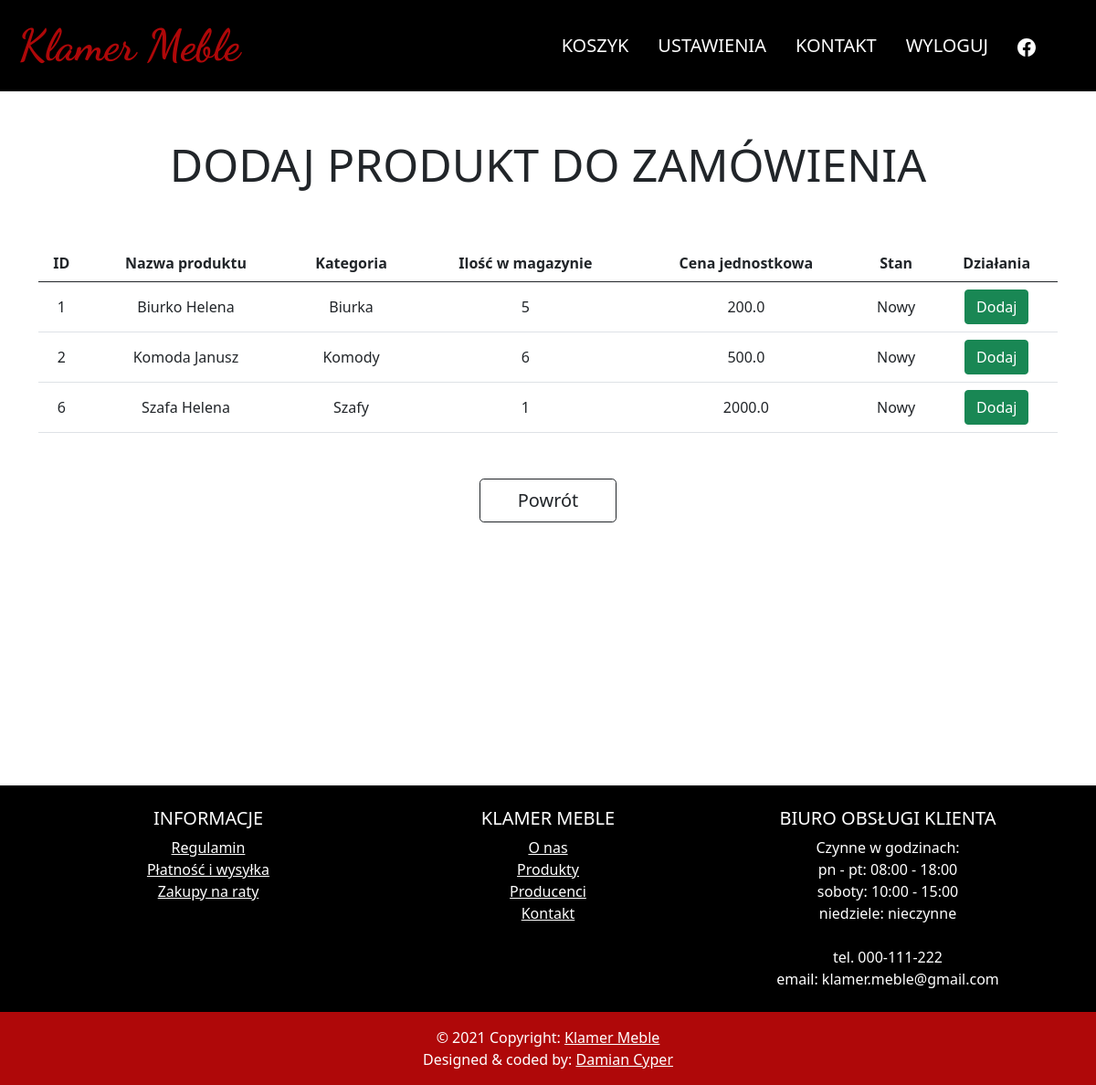
Page /settings/order_archive/edit/add/88496O (signed in) on the committed database.
### store/models.py (models this page shows, shortened)
class Furniture(models.Model):
    name = models.CharField(max_length=255)
    type = models.ForeignKey(FurnitureType, on_delete=models.CASCADE)
    state = models.CharField(choices=STATE, default='new', max_length=20)
    price = models.FloatField(default=200)
    origin = models.CharField(max_length=255)
    material = models.CharField(max_length=255)
    amount = models.IntegerField(default=0)
    description = models.TextField()
    warranty_time = models.IntegerField(default=0)
    discount = models.IntegerField(default=0)
    height = models.IntegerField()
    width = models.IntegerField()
    depth = models.IntegerField()
    rating = models.IntegerField(default=0)
    url1 = models.URLField(default='', blank=True)
    url2 = models.URLField(default='', blank=True)
    url3 = models.URLField(default='', blank=True)

class FurnitureType(models.Model):
    name = models.CharField(max_length=255)
    url = models.URLField(default='', blank=True)
    def __str__(self):
        return str(self.name)

### store/views.py (the view)
# urls.py: path('settings/order_archive/edit/add/<str:pk>', staff_member_required(AddProductToOrder.as_view(template_name='order_edit_add.html')), name='order_edit_add'),
class AddProductToOrder(LoginRequiredMixin, generic.ListView):
    model = Furniture
    def get_queryset(self):
        furniture = super().get_queryset()
        order = Order.objects.get(order_nr=self.kwargs['pk'])
        id_list = []
        for p in order.products.all():
            id_list.append(p.product.id)
        furniture = furniture.exclude(id__in=id_list)
        return furniture
    def get_context_data(self, **kwargs):
        context = super().get_context_data(**kwargs)
        context['order_id'] = self.kwargs['pk']
        return context

### store/templates/order_edit_add.html (shortened to what this page needs)
{% extends 'navMenu.html' %}
{% block additional %}
    {% load static %}
    <link href="{% static 'store/archive_orders.css' %}" rel="stylesheet">
{% endblock %}
{% block main %}
    <div class="container">
        <h3>Dodaj produkt do zamówienia</h3>
    </div>
    <div class="container" style="min-height: 74vh; margin: 0 auto;">
        <div id="actual">
            <table class="table align-middle">
              <thead style="text-align: center;">
                  <tr>
                      <th>ID</th>
                      <th>Nazwa produktu</th>
                      <th>Kategoria</th>
                      <th>Ilość w magazynie</th>
                      <th>Cena jednostkowa</th>
                      <th>Stan</th>
                      <th>Działania</th>
                  </tr>
              </thead>
              <tbody>
                  {% for product in object_list %}
                    {% if product.amount > 0 %}
                    <tr>
                        <td>{{product.id}}</td>
                        <td>{{product.name}}</td>
                        <td>{{product.type}}</td>
                        <td>{{product.amount}}</td>
                        <td>{{product.price}}</td>
                        <td>
                            {% if product.state == 'new' %}
                                Nowy
                            {% else %}
                                Używany
                            {% endif %}
                        </td>
                        <td id="add_td">
                            <a id="add" onclick="check()" class="btn btn-success" href="{% url 'add_to_order' order_id product.id %}">Dodaj</a>
                        </td>
                    </tr>
                  {% endif %}
                  {% endfor %}
              </tbody>
            </table>
        </div>
        <a type="button" class="btn btn-lg btn-outline-dark" href="/settings/order_archive/edit/{{order_id}}" id="go_back">Powrót</a>
    </div>
{% endblock %}

### store/static/store/archive_orders.css (style rules this page uses)
#go_back { margin: 50px auto; display: block; width: 150px; }
h3 { text-transform: uppercase; font-size: 50px!important; text-align: center; padding: 50px 0; }
table { text-align: center; }

### templates/base.html (style rules this page uses)
* { scrollbar-color: #af0809 #e4e4e4; scrollbar-width: 15px; }

### rows in the picture
Furniture: id "1", name "Biurko Helena", type "Biurka", amount "5", price "200.0", state "Nowy"
Furniture: id "2", name "Komoda Janusz", type "Komody", amount "6", price "500.0", state "Nowy"
Furniture: id "6", name "Szafa Helena", type "Szafy", amount "1", price "2000.0", state "Nowy"
